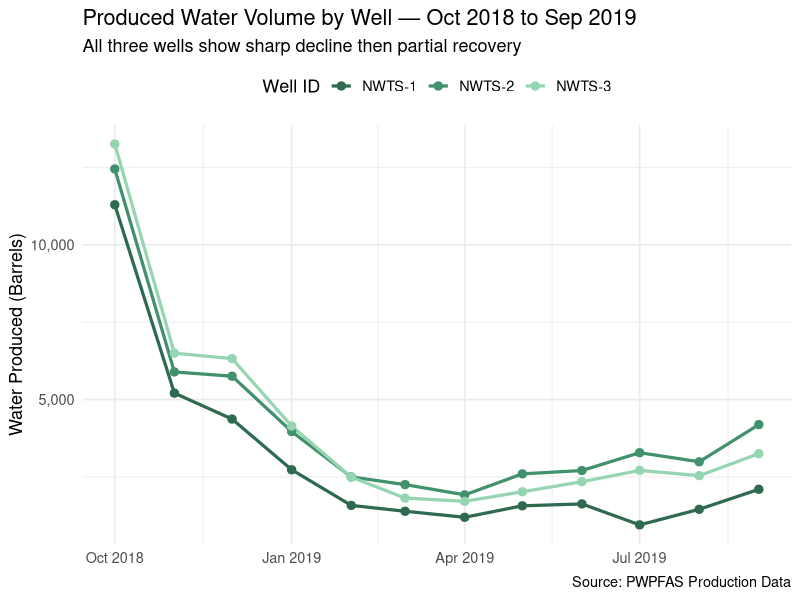
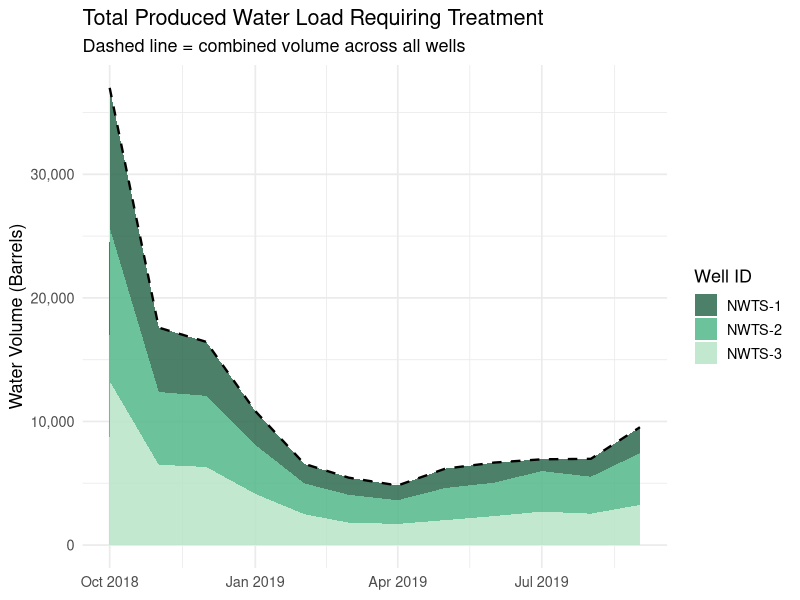
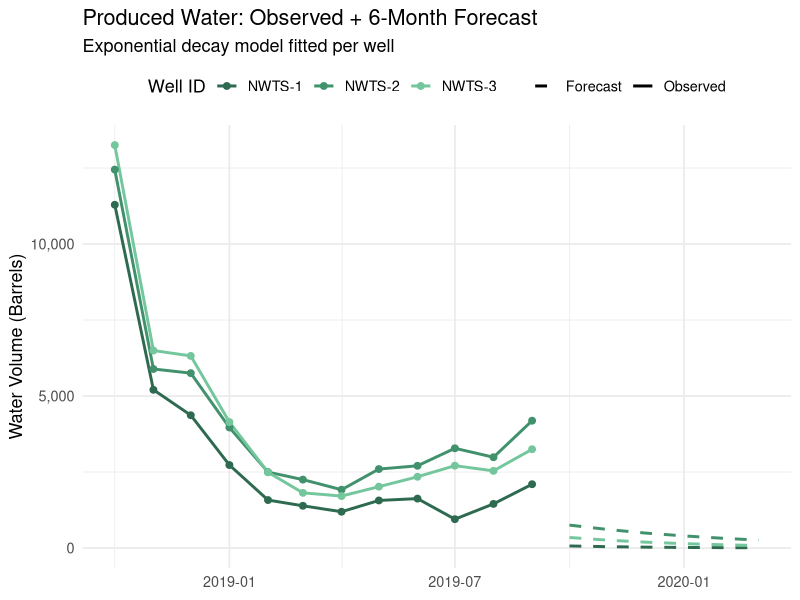

R code for these plots, in order:
# ── Setup ─────────────────────────────────────────────────────────────────
library(tidyverse)
library(lubridate)
library(scales)

# ── Load the data ────────────────────────────────────────────────────────
pw <- read_csv("PWPFAS_TS_PRODUCTIONDATA.csv")

# ── Step 1: Parse dates ──────────────────────────────────────────────────
# Month is stored as abbreviated text (OCT, NOV...) — convert to a proper
# date so it can be plotted on a time axis and used in decay modeling.

month_order <- c("JAN","FEB","MAR","APR","MAY","JUN",
                 "JUL","AUG","SEP","OCT","NOV","DEC")

pw <- pw %>%
  mutate(
    MONTH_NUM = match(MONTH, month_order),
    DATE      = as.Date(paste(YEAR, MONTH_NUM, "01", sep = "-"))
  ) %>%
  arrange(WELL_ID, DATE)

glimpse(pw)

# ── Step 2: EDA — summary by well ───────────────────────────────────────
pw %>%
  group_by(WELL_ID) %>%
  summarise(
    total_bbls   = sum(WATER_BBL),
    avg_monthly  = round(mean(WATER_BBL), 0),
    peak_month   = DATE[which.max(WATER_BBL)],
    peak_bbls    = max(WATER_BBL),
    min_bbls     = min(WATER_BBL),
    pct_decline  = round((1 - min(WATER_BBL) / max(WATER_BBL)) * 100, 1)
  )

# ── Step 3: Time series plot — all three wells ──────────────────────────
ggplot(pw, aes(x = DATE, y = WATER_BBL, color = WELL_ID, group = WELL_ID)) +
  geom_line(linewidth = 1.1) +
  geom_point(size = 2.5) +
  scale_y_continuous(labels = comma) +
  scale_color_manual(values = c("#2D6A4F", "#40916C", "#95D5B2")) +
  labs(
    title    = "Produced Water Volume by Well — Oct 2018 to Sep 2019",
    subtitle = "All three wells show sharp decline then partial recovery",
    x        = NULL,
    y        = "Water Produced (Barrels)",
    color    = "Well ID",
    caption  = "Source: PWPFAS Production Data"
  ) +
  theme_minimal(base_size = 13) +
  theme(legend.position = "top")

# ── Step 4: Stacked area — total treatment load over time ───────────────
# This is the bioremediation angle: total volume needing treatment each month

pw_total <- pw %>%
  group_by(DATE) %>%
  summarise(TOTAL_BBL = sum(WATER_BBL))

ggplot(pw, aes(x = DATE, y = WATER_BBL, fill = WELL_ID)) +
  geom_area(alpha = 0.85, position = "stack") +
  geom_line(data = pw_total, aes(x = DATE, y = TOTAL_BBL),
            inherit.aes = FALSE, color = "black", linewidth = 0.8, linetype = "dashed") +
  scale_fill_manual(values = c("#2D6A4F", "#52B788", "#B7E4C7")) +
  scale_y_continuous(labels = comma) +
  labs(
    title    = "Total Produced Water Load Requiring Treatment",
    subtitle = "Dashed line = combined volume across all wells",
    x        = NULL,
    y        = "Water Volume (Barrels)",
    fill     = "Well ID"
  ) +
  theme_minimal(base_size = 13)

# ── Step 5: Decline curve analysis ──────────────────────────────────────
# Fit an exponential decay model to each well.
# This is where predictive modeling begins — if the decline can be
# modeled, future treatment volumes can be forecast.

fit_decay <- function(well_data) {
  # Index months from 1
  well_data <- well_data %>% mutate(t = row_number())

  # Exponential model: WATER_BBL = a * exp(-b * t)
  # Use log-linear trick for starting values
  lm_init  <- lm(log(WATER_BBL) ~ t, data = well_data)
  a_start  <- exp(coef(lm_init)[1])
  b_start  <- -coef(lm_init)[2]

  tryCatch(
    nls(WATER_BBL ~ a * exp(-b * t),
        data  = well_data,
        start = list(a = a_start, b = b_start)),
    error = function(e) NULL
  )
}

# Fit models per well and show coefficients
pw %>%
  group_by(WELL_ID) %>%
  group_map(~ {
    model <- fit_decay(.x)
    if (!is.null(model)) {
      coefs <- coef(model)
      tibble(
        WELL_ID     = .y$WELL_ID,
        a_initial   = round(coefs["a"], 0),
        b_decay_rate = round(coefs["b"], 4),
        half_life_months = round(log(2) / coefs["b"], 1)
      )
    }
  }) %>%
  bind_rows()

# Verified output against real data:
# NWTS-1: half-life ~1.7 months (fastest decline)
# NWTS-2: half-life ~3.3 months (slowest decline, most stable)
# NWTS-3: half-life ~2.4 months

# ── Step 6: Forecast next 6 months ──────────────────────────────────────
# Generate predictions beyond the observed window — Oct 2019 to Mar 2020
# This is what makes it actionable for treatment planning

forecast_well <- function(well_id, n_ahead = 6) {
  well_data <- pw %>%
    filter(WELL_ID == well_id) %>%
    mutate(t = row_number())

  model    <- fit_decay(well_data)
  last_t   <- max(well_data$t)
  last_date <- max(well_data$DATE)

  future <- tibble(
    t         = (last_t + 1):(last_t + n_ahead),
    DATE      = seq(last_date %m+% months(1),
                    by = "month", length.out = n_ahead),
    WATER_BBL = predict(model, newdata = data.frame(
                  t = (last_t + 1):(last_t + n_ahead))),
    TYPE      = "Forecast",
    WELL_ID   = well_id
  )

  bind_rows(
    well_data %>% mutate(TYPE = "Observed") %>%
      select(WELL_ID, DATE, WATER_BBL, TYPE),
    future
  )
}

# Combine all wells
all_forecasts <- map_dfr(c("NWTS-1", "NWTS-2", "NWTS-3"), forecast_well)

# Plot observed + forecast
ggplot(all_forecasts, aes(x = DATE, y = WATER_BBL,
                           color = WELL_ID, linetype = TYPE)) +
  geom_line(linewidth = 1) +
  geom_point(data = filter(all_forecasts, TYPE == "Observed"), size = 2) +
  scale_y_continuous(labels = comma) +
  scale_linetype_manual(values = c("Observed" = "solid", "Forecast" = "dashed")) +
  scale_color_manual(values = c("#2D6A4F", "#40916C", "#74C69D")) +
  labs(
    title    = "Produced Water: Observed + 6-Month Forecast",
    subtitle = "Exponential decay model fitted per well",
    x        = NULL,
    y        = "Water Volume (Barrels)",
    color    = "Well ID",
    linetype = NULL
  ) +
  theme_minimal(base_size = 13) +
  theme(legend.position = "top")
